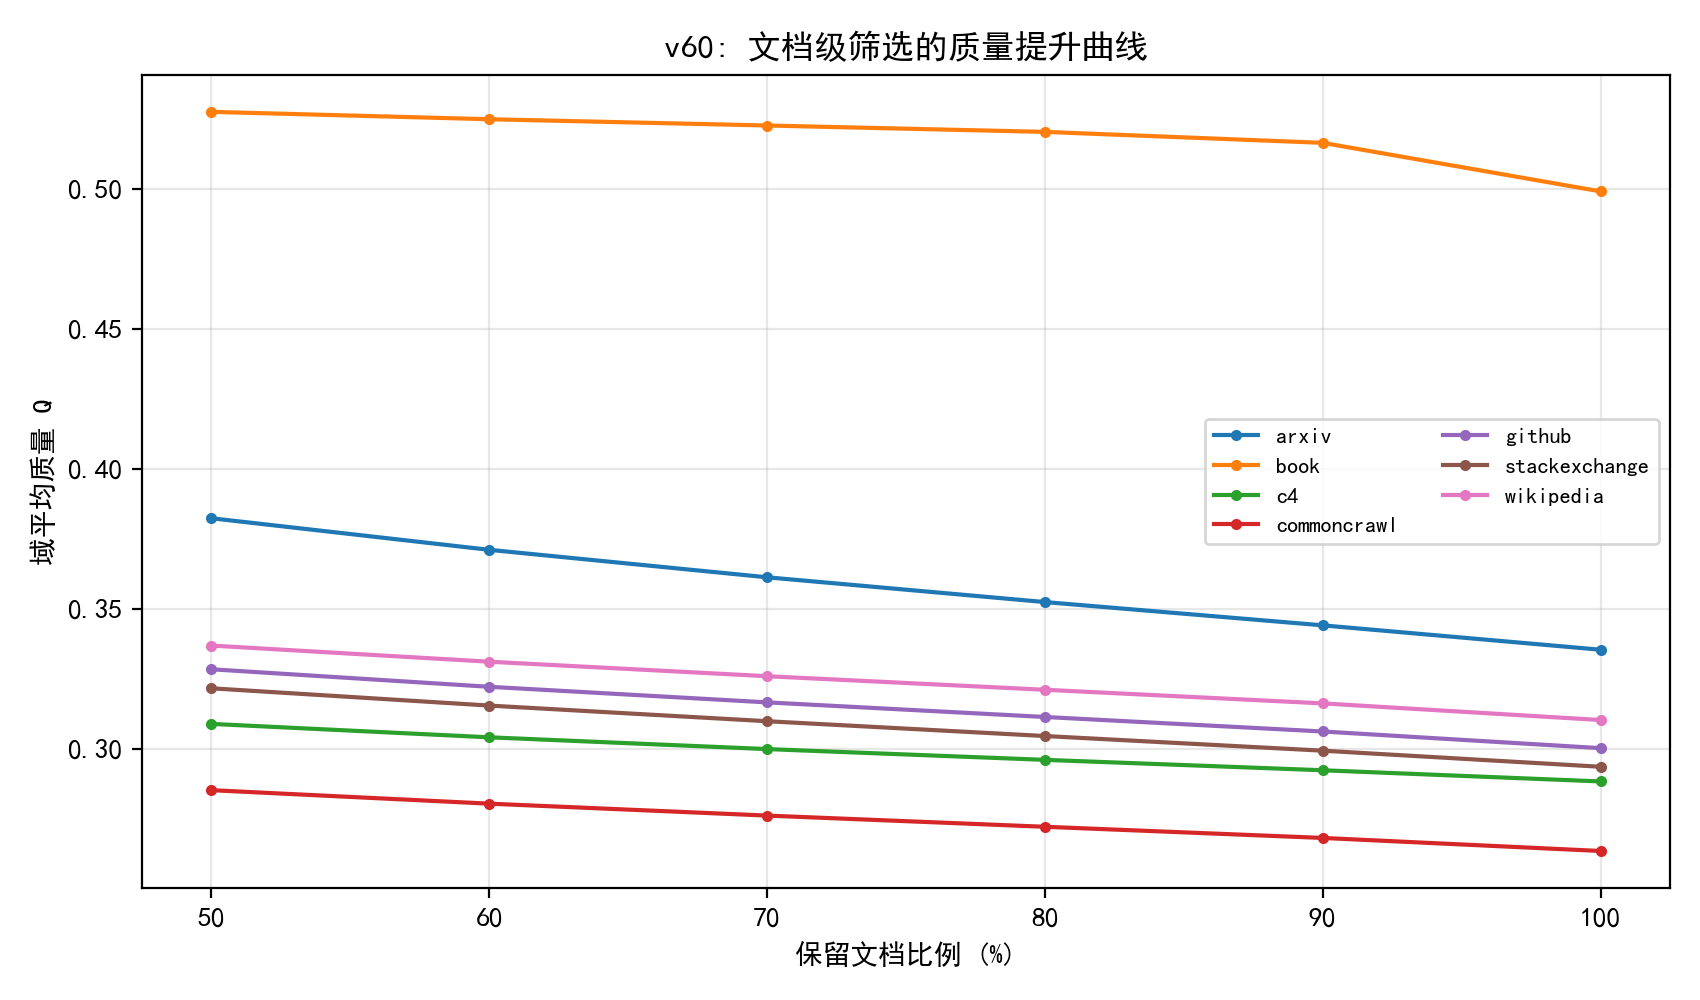

Reproduce this figure in Python.
# -*- coding: utf-8 -*-
"""
v60 实验: 文档级筛选的质量提升曲线 (第二层筛选收益量化)
90k 样本逐文档 Q_i: 对每域按 Q_i 截尾 y% 低质文档 (保留 top 100-y%),
1) 每域筛选曲线: 保留比例 p -> 域平均质量;
2) 关键数字: 删低质 20% 后的域平均质量提升 dQ20 (绝对/相对);
3) 低质域(commoncrawl/c4) 筛选收益是否最大 (长尾可挽救);
4) 与两级筛选叙事闭环: 域级粗筛 + 文档级细筛的收益数量级.
输出: experiments/v60_p1_filter_curve.csv/.json/.png
"""
import os, sys, json
import numpy as np
import pandas as pd
sys.path.insert(0, os.path.join(os.path.dirname(__file__), "..", "code"))
from p1_quality import (load_jsonl_xz, build_frame, winsorize_minmax,
                        entropy_weight, critic_weight, topsis, ALL_IND)
from common import A, BASE

EX = os.path.join(os.path.dirname(__file__))
os.makedirs(EX, exist_ok=True)

import matplotlib
matplotlib.use("Agg")
import matplotlib.pyplot as plt
import matplotlib.font_manager as fm
for _f in ("SimHei.ttf", "simsun.ttf"):
    _p = os.path.join(BASE, _f)
    if os.path.exists(_p):
        fm.fontManager.addfont(_p)
plt.rcParams["font.sans-serif"] = ["SimHei"]
plt.rcParams["axes.unicode_minus"] = False

P_KEEP = [1.0, 0.9, 0.8, 0.7, 0.6, 0.5]


def main():
    a1 = load_jsonl_xz(os.path.join(A, "slimpajama_quality_signal_sample.jsonl.xz"), limit=60000)
    a2 = load_jsonl_xz(os.path.join(A, "slimpajama_quality_extended", "arxiv_part-6777d8857c6e-000486.jsonl.xz"), limit=15000)
    a3 = load_jsonl_xz(os.path.join(A, "slimpajama_quality_extended", "github_part-6777d8857c6e-000275.jsonl.xz"), limit=15000)
    df = pd.concat([build_frame(a1), build_frame(a2, domain_hint="arxiv"),
                    build_frame(a3, domain_hint="github")], ignore_index=True)
    dom = df["_source_domain"].fillna("none").to_numpy()
    X = winsorize_minmax(df[ALL_IND].to_numpy(dtype=float).copy())
    X = np.where(np.isnan(X), np.nanmean(X, axis=0), X)
    we, _ = entropy_weight(X)
    wc = critic_weight(X)[0]
    w = 0.5 * np.asarray(we, float) + 0.5 * np.asarray(wc, float)
    Q = topsis(X, w)

    rows = []
    for d in np.unique(dom):
        q = np.sort(Q[dom == d])[::-1]
        mean_full = q.mean()
        uplift20 = q[: int(0.8 * len(q))].mean() - mean_full
        row = {"domain": d, "n": int(len(q)), "mean_full": float(mean_full),
               "uplift_del20": float(uplift20),
               "rel_uplift_del20_pct": float(uplift20 / mean_full * 100)}
        for p in P_KEEP:
            row[f"keep_{int(p*100)}"] = float(q[: int(p * len(q))].mean())
        rows.append(row)
        print(f"{d:13s} 全量均值 {mean_full:.3f} | 删低质20%后均值 {row['keep_80']:.3f} "
              f"| 提升 {uplift20:+.3f} (相对 {uplift20/mean_full*100:+.1f}%)")
    rdf = pd.DataFrame(rows).sort_values("uplift_del20", ascending=False)
    rdf.to_csv(os.path.join(EX, "v60_p1_filter_curve.csv"), index=False, encoding="utf-8-sig")

    fig, ax = plt.subplots(figsize=(8.5, 5))
    for r in rows:
        ax.plot([int(p * 100) for p in P_KEEP],
                [r[f"keep_{int(p*100)}"] for p in P_KEEP], marker="o", ms=3, lw=1.5,
                label=r["domain"])
    ax.set_xlabel("保留文档比例 (%)"); ax.set_ylabel("域平均质量 Q")
    ax.set_title("v60: 文档级筛选的质量提升曲线")
    ax.legend(fontsize=8, ncol=2); ax.grid(alpha=0.3)
    fig.tight_layout(); fig.savefig(os.path.join(EX, "v60_p1_filter_curve.png"), dpi=200)
    plt.close(fig)

    with open(os.path.join(EX, "v60_p1_filter_curve.json"), "w", encoding="utf-8") as f:
        json.dump({"rows": rows, "keep_levels": P_KEEP}, f, ensure_ascii=False, indent=2)
    print("\ndone v60")


if __name__ == "__main__":
    main()
